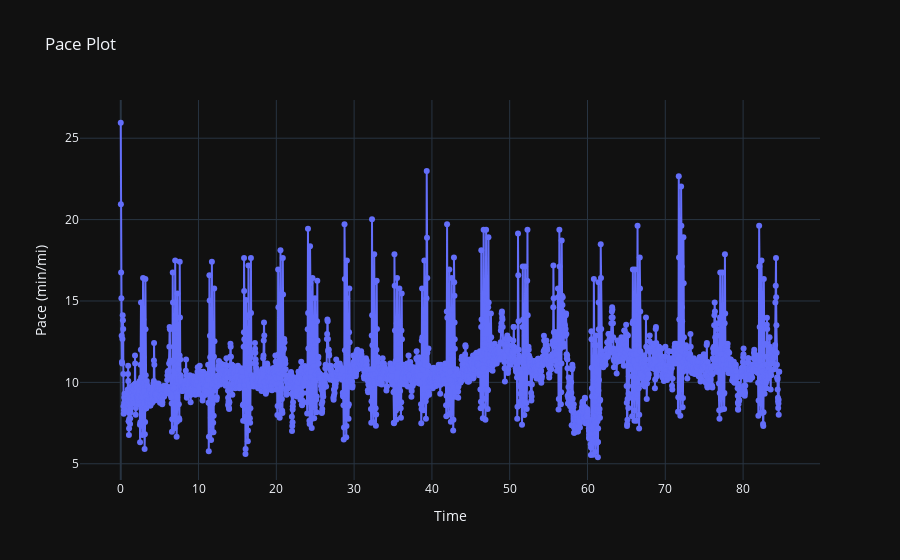

The notebook cell this image was saved under:
### Code cell
diff = len(timeIdx) - len(pace)
average = sum(pace)/len(pace)
x = pace + [average] * diff
# x = [-i for i in x]

stuff = numericPlot('Pace', x)
myPaces = stuff['Pace']
index = stuff['Time']

y_values = [pace.time/60 for pace in myPaces]
labels = [str(pace) for pace in myPaces]

# Create the plot
fig = go.Figure(data=go.Scatter(
    x=index,
    y=y_values,
    mode='markers+lines',
    text=labels
))

fig.update_layout(
    title='Pace Plot',
    xaxis_title='Time',
    yaxis_title='Pace (min/mi)'
)
fig.show()

### Figure 1 — Plotly figure (JSON) as saved in the notebook; plotly's stock layout.template omitted (floating-point values rounded to 4 significant figures; data arrays with more than 128 entries replaced by an {"elided": "..."} marker saying what was removed)
{"data": [{"mode": "markers+lines", "text": {"elided": "2808 str values"}, "x": {"elided": "2808 float values"}, "y": {"elided": "2808 float values"}, "type": "scatter"}], "layout": {"title": {"text": "Pace Plot"}, "xaxis": {"title": {"text": "Time"}}, "yaxis": {"title": {"text": "Pace (min/mi)"}}}}
